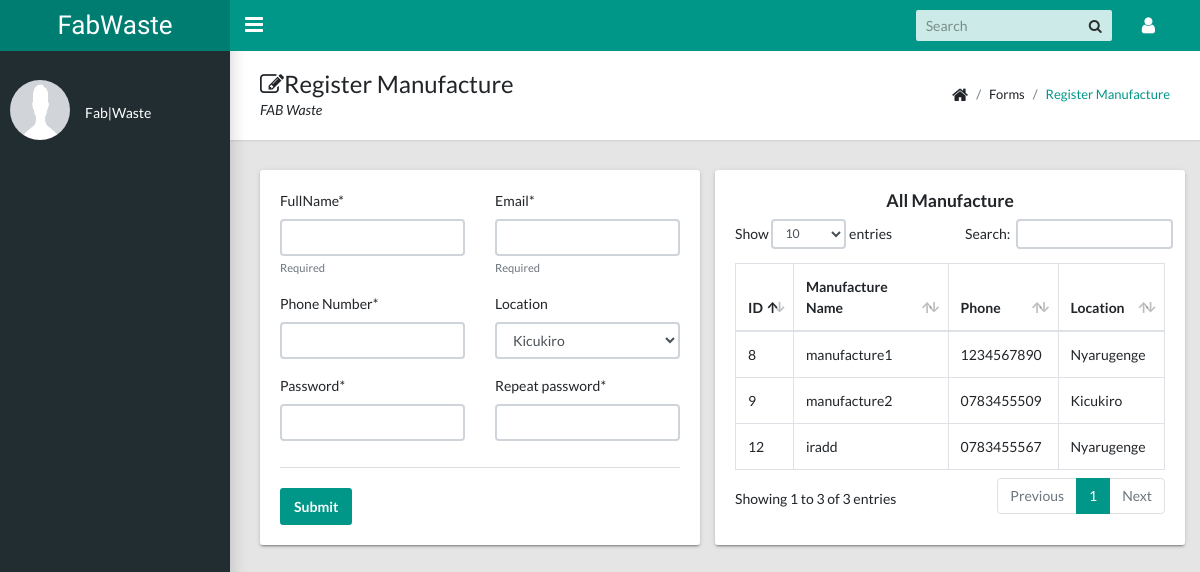
The page /register-manufacture on the database its author committed.
### userauth/models.py (models this page shows, shortened)
class UsersAccount(AbstractBaseUser, PermissionsMixin):
    email = models.EmailField(verbose_name='Email Address', unique=True)
    full_name = models.CharField(max_length=50)
    mobile = models.CharField(max_length=12, blank=True)
    is_active = models.BooleanField(default=False)
    is_staff = models.BooleanField(default=False)
    is_house_hold = models.BooleanField(default=False)
    is_agent = models.BooleanField(default=False)
    is_manufacture = models.BooleanField(default=False)
    is_admin = models.BooleanField(default=False)
    location = models.ForeignKey(District, on_delete=models.DO_NOTHING, null=True, blank=True, default=1)
    created = models.DateTimeField(auto_now_add=True)
    updated = models.DateTimeField(auto_now=True)
    objects = CustomAccountManager()
    USERNAME_FIELD = 'email'
    REQUIRED_FIELDS = ['full_name']
    class Meta:
        verbose_name = 'Account'
        verbose_name_plural = 'Account'

class District(models.Model):
    name = models.CharField(max_length=100)
    def __str__(self):
        return f'{self.name}'

### userauth/views.py (the view, shortened to what this page needs)
# urls.py: path('register-manufacture', register_manufacture, name='register_manufacture'),
def register_manufacture(request):
    manufacture = UsersAccount.objects.filter(is_manufacture=True)
    form = RegisterUserForm()
    return render(request, 'registration/register_manufacture.html', {'form': form, 'manufacture': manufacture})

### userauth/forms.py (shortened to what this page needs)
class RegisterUserForm(ModelForm):
    full_name = forms.CharField(label='FullName', min_length=4, max_length=50, help_text='Required')
    email = forms.EmailField(max_length=100, help_text='Required',
                             error_messages={'required': 'Sorry, you will need an email'})
    mobile = forms.CharField(label='Phone Number', min_length=10, max_length=13)
    password = forms.CharField(label='Password', widget=forms.PasswordInput)
    password2 = forms.CharField(label='Repeat password', widget=forms.PasswordInput)
    class Meta:
        model = UsersAccount
        fields = ['full_name', 'email', 'mobile', 'location']

### templates/registration/register_manufacture.html (shortened to what this page needs)
{% extends 'dashboard/dashboard.html' %}
{% load static %}
{% load crispy_forms_tags %}
{% block dashboard_content %}
    <main class="app-content">
      <div class="app-title">
        <div>
          <h1><i class="fa fa-edit"></i>Register Manufacture</h1>
          <p>FAB Waste</p>
        </div>
        <ul class="app-breadcrumb breadcrumb">
          <li class="breadcrumb-item"><i class="fa fa-home fa-lg"></i></li>
          <li class="breadcrumb-item">Forms</li>
          <li class="breadcrumb-item"><a href="#">Register Manufacture</a></li>
        </ul>
      </div>
      <div class="row">
        <div class="col-md-12">
            <div class="row">
              <div class="col-lg-6">
                <form method="post" class="tile">
                  <div class="row">
                      <div class="col-sm-6">{{ form.full_name|as_crispy_field }}</div>
                      <div class="col-6">{{ form.email|as_crispy_field }}</div>
                      <div class="col-6">{{ form.mobile|as_crispy_field }}</div>
                      <div class="col-6">{{ form.location|as_crispy_field }}</div>
                      <div class="col-6">{{ form.password|as_crispy_field }}</div>
                      <div class="col-6">{{ form.password2|as_crispy_field }}</div>
                  </div>
                  <div class="tile-footer">
                      <button class="btn btn-primary" type="submit">Submit</button>
                  </div>
                </form>
              </div>
              <div class="col-lg-6 tile">
               <h5 class="text-center">All Manufacture</h5>
                  <table class="table table-hover table-bordered" id="sampleTable">
                  <thead>
                    <tr>
                      <th>ID</th>
                      <th>Manufacture Name</th>
                      <th>Phone</th>
                      <th>Location</th>
                    </tr>
                  </thead>
                  <tbody>
                    {% for manuf in manufacture %}
                        <tr>
                          <td>{{ manuf.id}}</td>
                          <td>{{ manuf.full_name}}</td>
                          <td>{{ manuf.mobile}}</td>
                          <td>{{ manuf.location}}</td>
                        </tr>
                    {% endfor %}
                  </tbody>
                </table>
              </div>
            </div>
          </div>
        </div>
    </main>
{% endblock %}

### rows shown on the page
UsersAccount: id "8", full_name "manufacture1", mobile "1234567890", location "Nyarugenge"
UsersAccount: id "9", full_name "manufacture2", mobile "0783455509", location "Kicukiro"
UsersAccount: id "12", full_name "iradd", mobile "0783455567", location "Nyarugenge"
